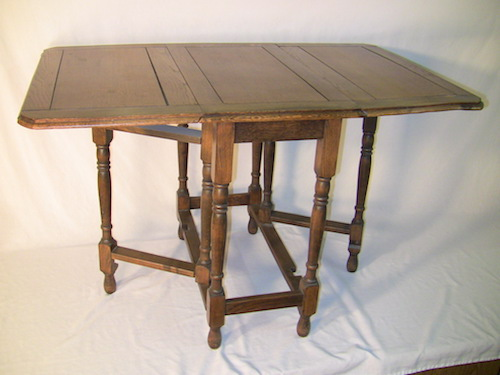
#> input picture aid1812/ml_data/table.jpg, 500 x 375 px
$ python demo10_siftdesc.py
#> lines starting #> are read from the running program, lines starting #| are printed output that depends on the picture
"""
demo10_siftdesc.py sift特征矩阵
"""
import cv2 as cv
import matplotlib.pyplot as mp

img = cv.imread('../ml_data/table.jpg')
#> img is the input picture: shape (375, 500, 3); mean B, G, R 157.7, 169.6, 182.9
gray = cv.cvtColor(img, cv.COLOR_BGR2GRAY)
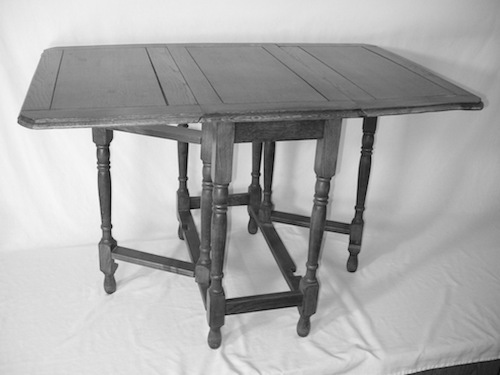
#> gray: shape (375, 500); min 2, max 251, mean 172.2

# sift特征点检测器
sift = cv.xfeatures2d.SIFT_create()
keypoints = sift.detect(gray)
#> keypoints = 454 keypoints; strongest (x, y, size): (262, 171, 2.8), (239, 215, 13.2), (244, 153, 13.9), (370, 127, 11)
_, desc = sift.compute(gray, keypoints)
print(desc.shape)
#| (454, 128)

mp.matshow(desc.T, cmap='gist_rainbow')
mp.show()
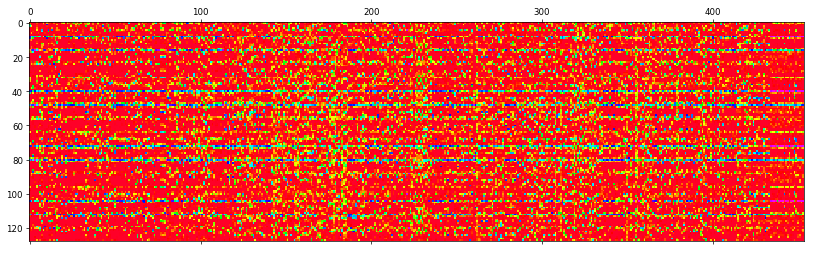
#> figure drawn by matplotlib, 1 panel
